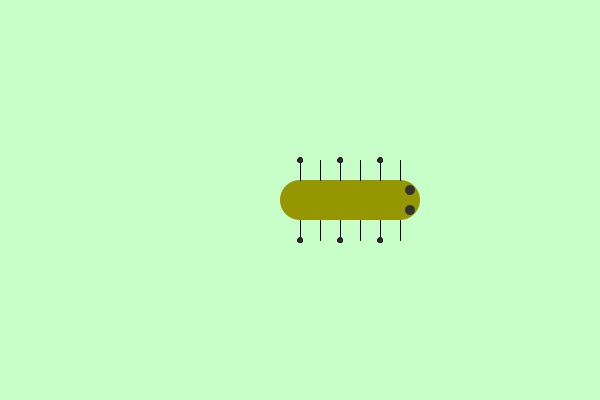
Frame 1 (no input)
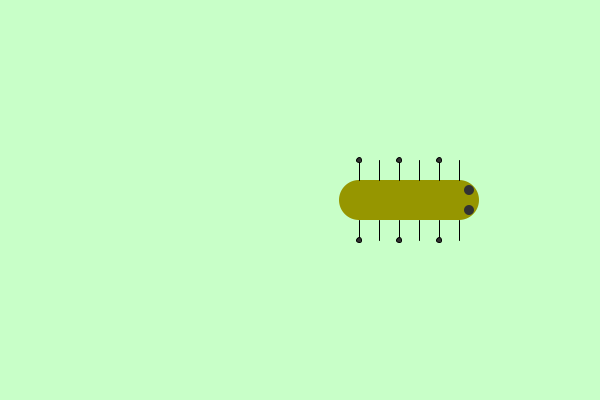
Frame 60 (the mouse pressed at the canvas centre just before this capture)
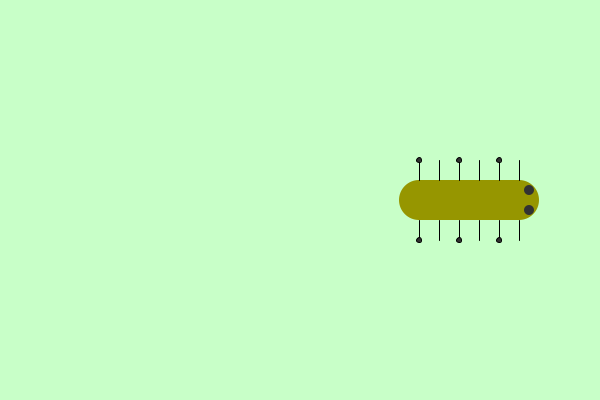
Frame 120 (the mouse held since frame 60 and released just before this capture)

The Processing sketch that drew these frames (run headless with seeded random() and noise(); from frame 60 on, the mouse is pressed at the canvas centre):

// Processing sketch: Week05Exercise5
// ── Week05Exercise5.pde
/*
Worm for week 5. Use 'w' and 's' to change its length.
Comp1000 2024
*/
float x = 0;
float y = 0;
float dx = 0;
int wormLength = 100;
int headSize = 40;

void setup() {
  size(600, 400);
  x = width/2;
  y = height/2;
  dx = 1;
}

void draw() {
  background(200, 255, 200);

  // Draw the worm
  float wormWidth = headSize;

  noStroke();
  fill(150, 150, 0);
  ellipse(x, y, headSize, headSize);
  rect(x, y-20, wormLength, wormWidth);
  ellipse(x+wormLength, y, headSize, headSize);

  // Draw the eyes
  fill(50);
  float eyeSize = headSize/4;
  
  ellipse(x+wormLength+eyeSize, y-eyeSize, eyeSize, eyeSize);
  ellipse(x+wormLength+eyeSize, y+eyeSize, eyeSize, eyeSize);
  
  //Draw the legs
  stroke(0);
  int legDistance = 20;
  int numberOfLegs = wormLength/legDistance + 1;
  
  for (int i = 0; i < numberOfLegs; i++) {
    line(x + i * legDistance, y-wormWidth/2, x + i * legDistance, y-wormWidth);
    line(x + i * legDistance, y+wormWidth/2, x + i * legDistance, y+wormWidth);
  }
  
  for (int j = 0; j < numberOfLegs; j += 2){
    circle(x + j * legDistance, y - 60 + wormWidth/2, 5);
    circle(x + j * legDistance, y + 60 - wormWidth/2, 5);
  }
 
  // Loop around
  if (x < -wormLength - headSize/2) {
    x = width + headSize/2;
  }

  if (x > width + headSize/2) {
    x = -wormLength -headSize/2;
  }

  x  = x + dx;
}

void keyPressed() {
  // Increase ('w') or decrease ('s') the size of the worm
  if (key == 'w' ) {
    wormLength  = wormLength + 10;
  } else   if (key == 's' ) {
    if (wormLength > 0) {
      wormLength = wormLength - 10;
    }
  } 
}
